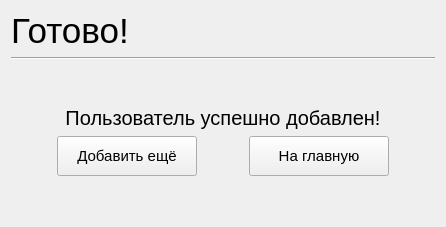
       <widget class="QWidget" name="page_AddNewUser_Step_2">
        <property name="font">
         <font>
          <pointsize>14</pointsize>
         </font>
        </property>
        <layout class="QGridLayout" name="gridLayout_24">
         <item row="4" column="0">
          <spacer name="horizontalSpacer_21">
           <property name="orientation">
            <enum>Qt::Horizontal</enum>
           </property>
           <property name="sizeHint" stdset="0">
            <size>
             <width>40</width>
             <height>20</height>
            </size>
           </property>
          </spacer>
         </item>
         <item row="0" column="0" colspan="5">
          <widget class="QLabel" name="label_4">
           <property name="font">
            <font>
             <pointsize>26</pointsize>
            </font>
           </property>
           <property name="text">
            <string>Готово!</string>
           </property>
          </widget>
         </item>
         <item row="2" column="1">
          <spacer name="verticalSpacer_9">
           <property name="orientation">
            <enum>Qt::Vertical</enum>
           </property>
           <property name="sizeHint" stdset="0">
            <size>
             <width>20</width>
             <height>40</height>
            </size>
           </property>
          </spacer>
         </item>
         <item row="5" column="1">
          <spacer name="verticalSpacer_12">
           <property name="orientation">
            <enum>Qt::Vertical</enum>
           </property>
           <property name="sizeHint" stdset="0">
            <size>
             <width>20</width>
             <height>40</height>
            </size>
           </property>
          </spacer>
         </item>
         <item row="4" column="2">
          <spacer name="horizontalSpacer_15">
           <property name="orientation">
            <enum>Qt::Horizontal</enum>
           </property>
           <property name="sizeHint" stdset="0">
            <size>
             <width>40</width>
             <height>20</height>
            </size>
           </property>
          </spacer>
         </item>
         <item row="3" column="0" colspan="5">
          <widget class="QLabel" name="label_13">
           <property name="font">
            <font>
             <pointsize>15</pointsize>
            </font>
           </property>
           <property name="text">
            <string>Пользователь успешно добавлен!</string>
           </property>
           <property name="alignment">
            <set>Qt::AlignCenter</set>
           </property>
          </widget>
         </item>
         <item row="4" column="1">
          <widget class="QPushButton" name="pushButton_AddMoreUser">
           <property name="minimumSize">
            <size>
             <width>140</width>
             <height>40</height>
            </size>
           </property>
           <property name="font">
            <font>
             <pointsize>11</pointsize>
            </font>
           </property>
           <property name="text">
            <string>Добавить ещё</string>
           </property>
          </widget>
         </item>
         <item row="4" column="3">
          <widget class="QPushButton" name="pushButton_InMainPage_Users">
           <property name="minimumSize">
            <size>
             <width>140</width>
             <height>40</height>
            </size>
           </property>
           <property name="font">
            <font>
             <pointsize>11</pointsize>
            </font>
           </property>
           <property name="text">
            <string>На главную</string>
           </property>
          </widget>
         </item>
         <item row="4" column="4">
          <spacer name="horizontalSpacer_22">
           <property name="orientation">
            <enum>Qt::Horizontal</enum>
           </property>
           <property name="sizeHint" stdset="0">
            <size>
             <width>40</width>
             <height>20</height>
            </size>
           </property>
          </spacer>
         </item>
         <item row="1" column="0" colspan="5">
          <widget class="Line" name="line_7">
           <property name="orientation">
            <enum>Qt::Horizontal</enum>
           </property>
          </widget>
         </item>
        </layout>
       </widget>
